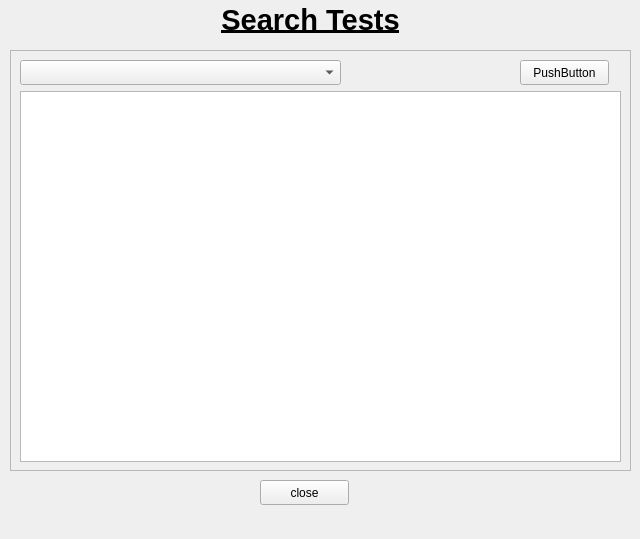
<?xml version="1.0" encoding="UTF-8"?>
<ui version="4.0">
 <class>doctorList</class>
 <widget class="QWidget" name="doctorList">
  <property name="geometry">
   <rect>
    <x>0</x>
    <y>0</y>
    <width>640</width>
    <height>539</height>
   </rect>
  </property>
  <property name="windowTitle">
   <string>Doctors</string>
  </property>
  <widget class="QFrame" name="frame">
   <property name="geometry">
    <rect>
     <x>10</x>
     <y>50</y>
     <width>621</width>
     <height>421</height>
    </rect>
   </property>
   <property name="frameShape">
    <enum>QFrame::StyledPanel</enum>
   </property>
   <property name="frameShadow">
    <enum>QFrame::Raised</enum>
   </property>
   <widget class="QTableWidget" name="tableWidget">
    <property name="geometry">
     <rect>
      <x>10</x>
      <y>41</y>
      <width>601</width>
      <height>371</height>
     </rect>
    </property>
   </widget>
   <widget class="QComboBox" name="comboBox">
    <property name="geometry">
     <rect>
      <x>10</x>
      <y>10</y>
      <width>321</width>
      <height>25</height>
     </rect>
    </property>
   </widget>
   <widget class="QPushButton" name="pushButton">
    <property name="geometry">
     <rect>
      <x>510</x>
      <y>10</y>
      <width>89</width>
      <height>25</height>
     </rect>
    </property>
    <property name="text">
     <string>PushButton</string>
    </property>
   </widget>
  </widget>
  <widget class="QPushButton" name="okbutton">
   <property name="geometry">
    <rect>
     <x>260</x>
     <y>480</y>
     <width>89</width>
     <height>25</height>
    </rect>
   </property>
   <property name="text">
    <string>close</string>
   </property>
  </widget>
  <widget class="QLabel" name="titleLabel">
   <property name="geometry">
    <rect>
     <x>160</x>
     <y>0</y>
     <width>301</width>
     <height>41</height>
    </rect>
   </property>
   <property name="styleSheet">
    <string notr="true">font-size:14pt;
font-weight: bold;</string>
   </property>
   <property name="text">
    <string>&lt;html&gt;&lt;head/&gt;&lt;body&gt;&lt;p align=&quot;center&quot;&gt;&lt;span style=&quot; font-size:22pt; text-decoration: underline;&quot;&gt;Search Tests&lt;/span&gt;&lt;/p&gt;&lt;/body&gt;&lt;/html&gt;</string>
   </property>
  </widget>
 </widget>
 <resources/>
 <connections/>
</ui>
